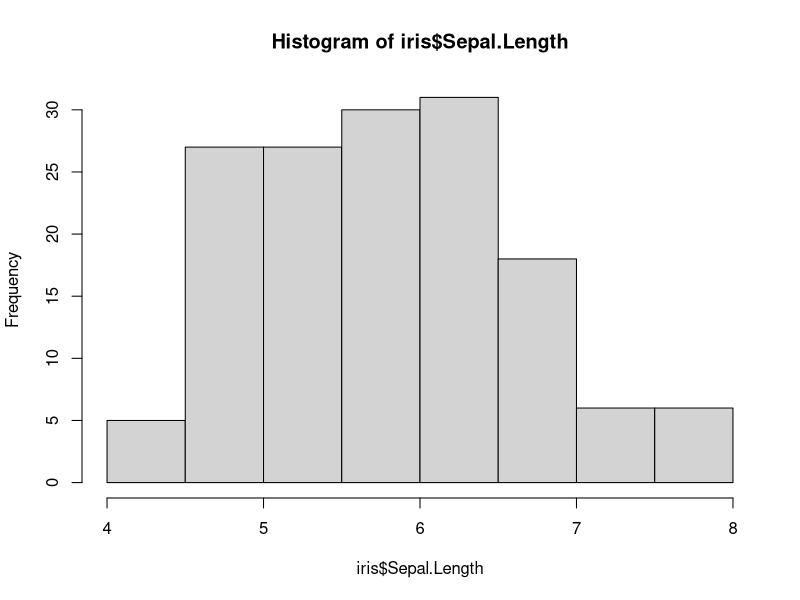
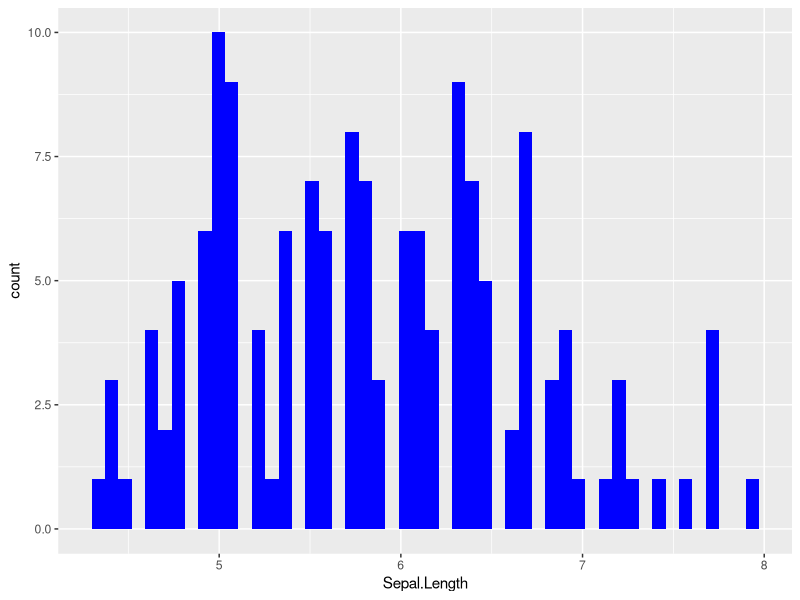
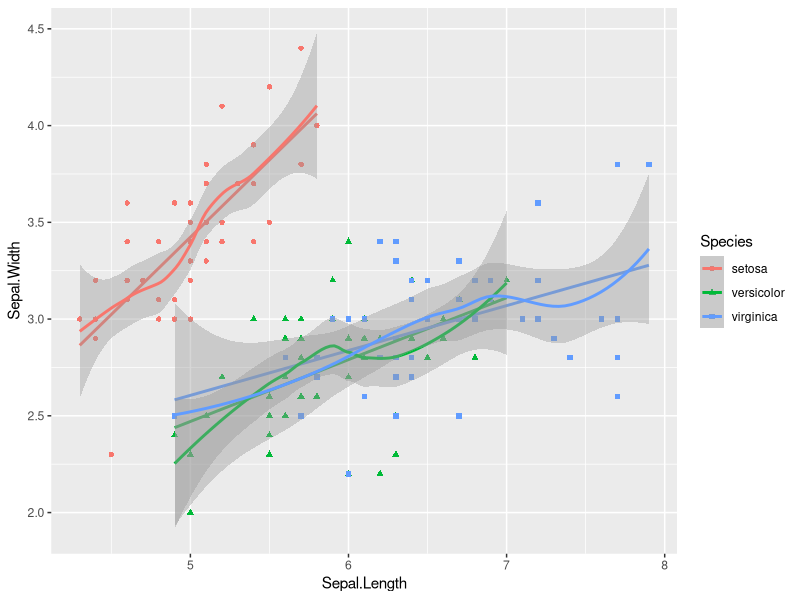
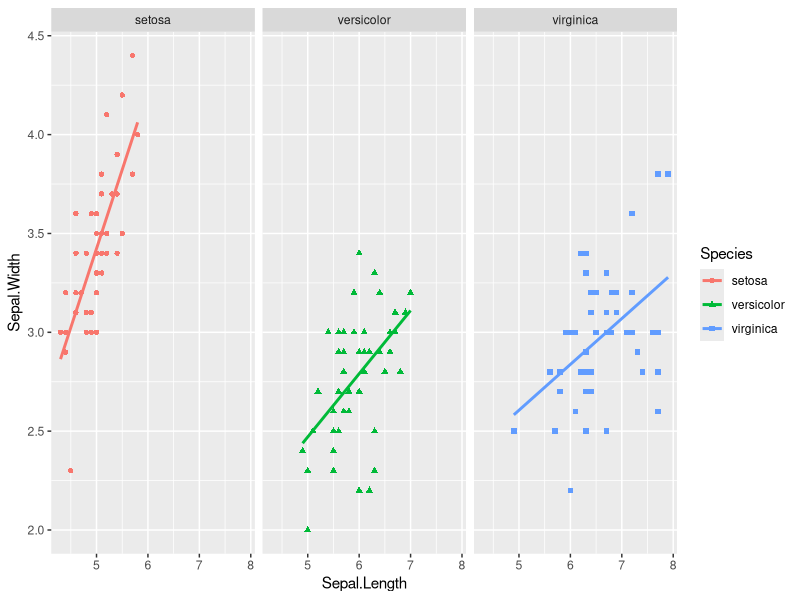
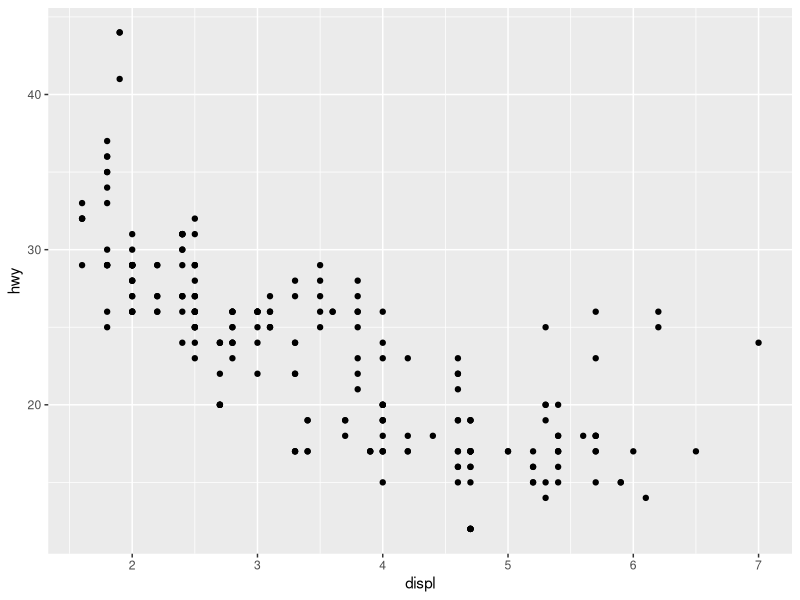
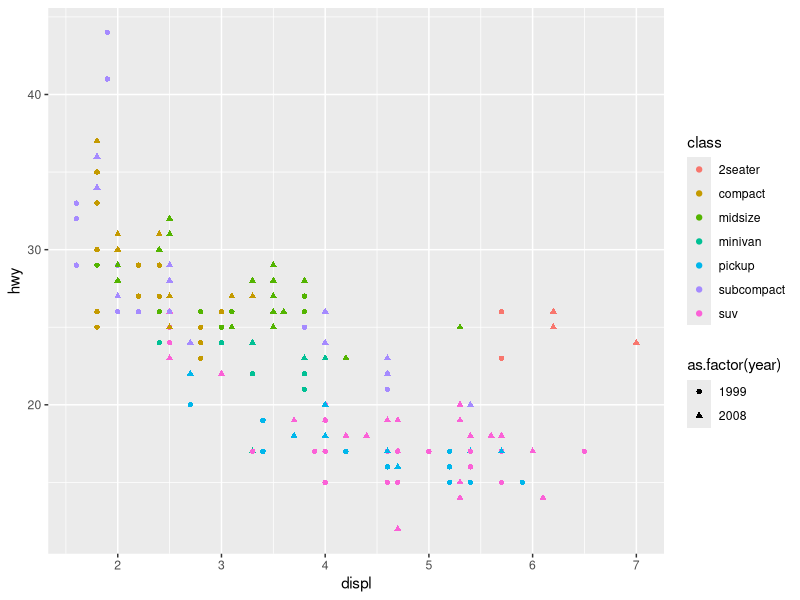
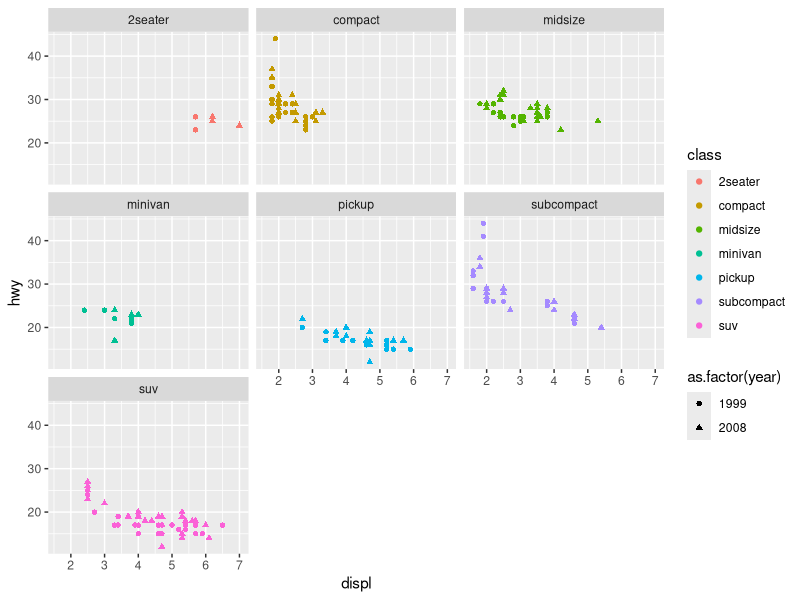
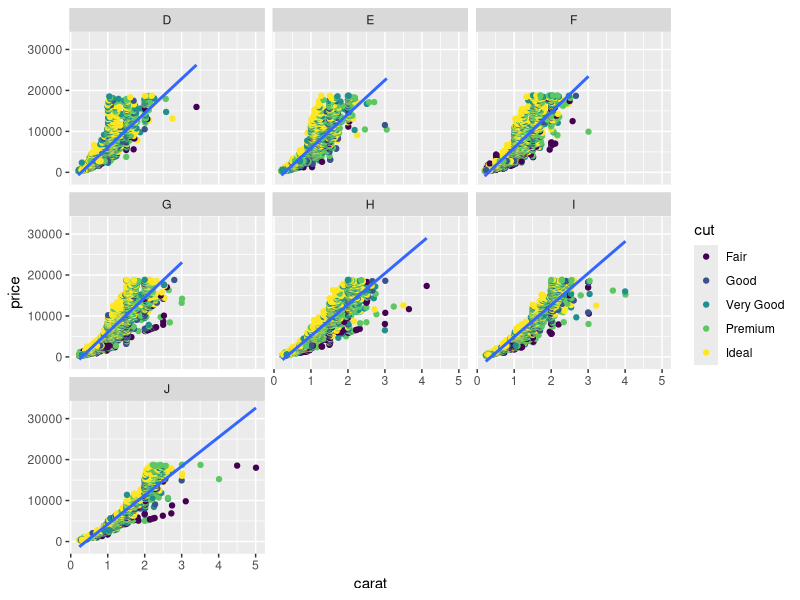

These charts were generated, in order, by the following R code:
library(dplyr)

# Question 1a
hist(iris$Sepal.Length)

# Question 1b
library(ggplot2)
iris %>% ggplot(aes(Sepal.Length)) +
geom_histogram(bins=50, fill="blue")

# Question 1c & Question 1d & Question 1e
iris %>% ggplot(aes(Sepal.Length, Sepal.Width, color=Species, shape=Species)) +
geom_point() +
geom_smooth(method="lm", se=FALSE) +
geom_smooth(method='loess')

# Question 1f
iris %>% ggplot(aes(Sepal.Length, Sepal.Width, color=Species, shape=Species)) +
geom_point() +
geom_smooth(method="lm", se=FALSE) +
facet_wrap(~Species)


# Question 2a
mpg %>% ggplot(aes(displ, hwy)) +
geom_point()

# Question 2b
mpg %>% ggplot(aes(displ, hwy, color=class, shape=as.factor(year))) +
geom_point()

# Question 2c
mpg %>% 
ggplot(aes(displ, hwy, color=class, shape=as.factor(year))) +
geom_point() +
facet_wrap(~class)

# Question 2d
diamonds %>%
ggplot(aes(carat, price)) +
geom_point(mapping=aes(col=cut)) +
geom_smooth(method="lm", se=FALSE) +
facet_wrap(~color)



# Question 3a
which.max(colSums(is.na(starwars))) # column birth year

# Question 3b
starwars %>%
filter(species=="Human") %>%
group_by(gender) %>%
count()

# Question 3c
starwars %>%
group_by(homeworld) %>%
count() %>%
arrange(desc(n))

# Question 3d
colors <- c("pink", "blue")

starwars %>%
ggplot(aes(gender)) +
geom_bar(aes(fill=gender)) +
scale_fill_manual(values=colors, na.value="black")
ggtitle("Gender distribution of the sw Universe")


# Question 3f
starwars %>%
group_by(gender) %>%
na.omit() %>%
ggplot(aes(height, fill=gender)) +
geom_density()

# Question 3g
starwars %>%
ggplot(aes(sex, fill=hair_color)) +
geom_bar(position="fill") +
labs(y="proportion")
